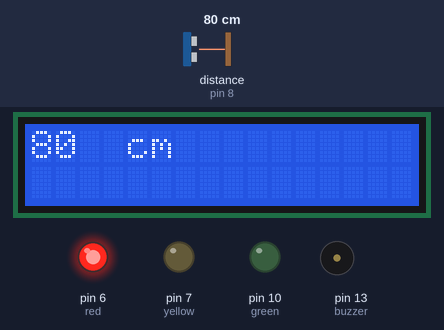
The sketch below on a simulated Arduino Uno, built with avr-gcc and run on an emulated ATmega328P. Parts: 16×2 character LCD, output pins drawn as LEDs (lit = HIGH), buzzer (waves = sounding). Wiring (inferred from the names in the program): ultrasonic range finder: trigger pin 9; echo pin 8. The test bench sets the inputs (shaded band); at power-on: distance to the obstacle (sensor on pin 8) 80 cm. The echo pulse lasts 58.3 µs per cm; pins used as bus, display or sensor lines are not drawn; what the sketch prints to the serial monitor is not drawn.

Above: at 0.6 s.
1.3 s: distance to the obstacle (sensor on pin 8) set to 94 cm
At 2.34 s:
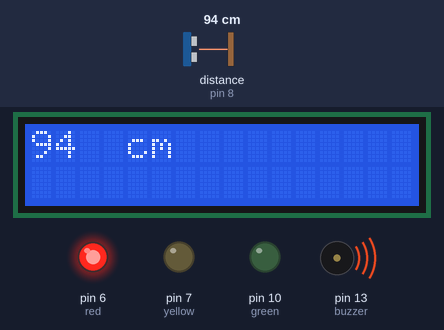
7.3 s: distance to the obstacle (sensor on pin 8) set to 103 cm
At 9.9 s:
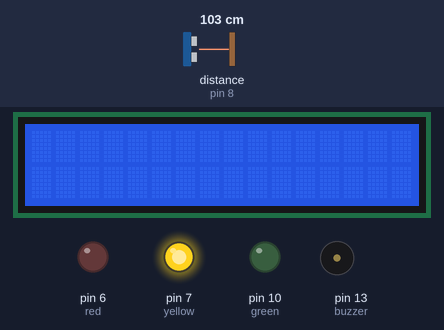
11.6 s: distance to the obstacle (sensor on pin 8) set to 227 cm
At 12.42 s:
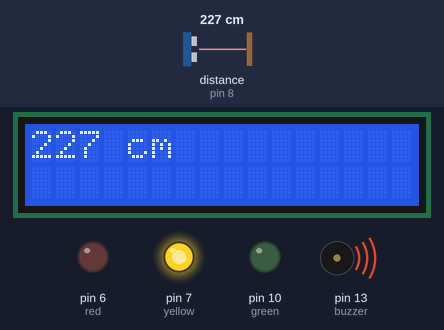
14.3 s: distance to the obstacle (sensor on pin 8) set to 232 cm
At 17.0 s:
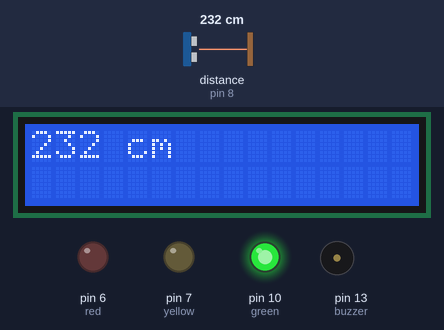
Timing chart, 0 to 18.5 s (numbered marks = the images above; inputs shaded):
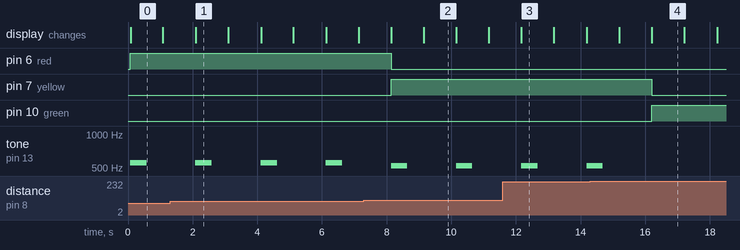

Measured:
- the behaviour switches between 99 and 100 cm on distance to the obstacle (sensor on pin 8) (found by bisection; images 1 and 2)
- the behaviour switches between 229 and 230 cm on distance to the obstacle (sensor on pin 8) (found by bisection; images 3 and 4)
- after the input at 1.3 s, the display: changes after 0.80 s (image 1)
- after the input at 7.3 s, pin 6 (red): HIGH → LOW after 0.85 s; pin 7 (yellow): LOW → HIGH after 0.85 s; the display: first changes after 0.85 s (image 2 shows a later state)
- after the input at 11.6 s, the display: changes after 0.57 s (image 3)
- after the input at 14.3 s, pin 7 (yellow): HIGH → LOW after 1.9 s; pin 10 (green): LOW → HIGH after 1.9 s; tone on pin 13 (buzzer): goes on until 14.7 s, then stays silent; the display: first differs from a run without the input after 1.9 s (image 4)
- by itself, tone on pin 13 (buzzer): alternates 555 Hz for 0.51 s and silent for 1.5 s

The sketch:

parkingSensor.ino
```cpp
// include the library code:
#include <LiquidCrystal.h>

// initialize the library with the numbers of the interface pins
LiquidCrystal lcd(12, 11, 5, 4, 3, 2);
int red = 6;
int yellow = 7;
int green = 10;
int buzzer = 13;
int triggerpin = 9;
int echopin = 8;
int duration, cm;

void setup()
{
  // set up the LCD's number of columns and rows:
  lcd.begin(16, 2);
  pinMode(red, OUTPUT);
  pinMode(yellow, OUTPUT);
  pinMode(green, OUTPUT);
  pinMode(buzzer, OUTPUT);
  Serial.begin(9600);
}

void loop()
{
  pinMode(triggerpin, OUTPUT);

  digitalWrite(triggerpin, LOW);
  delayMicroseconds(2);

  digitalWrite(triggerpin, HIGH);
  delayMicroseconds(10);

  digitalWrite(triggerpin, LOW);
  pinMode(echopin, INPUT);

  duration = pulseIn(echopin, HIGH);
  cm = (duration / 29) / 2;

  Serial.print(cm);
  Serial.println("cm");

  if (cm >= 230 and cm <= 330)
  {
    digitalWrite(green, HIGH);
    digitalWrite(yellow, LOW);
    digitalWrite(red, LOW);
    lcd.print(cm);
    lcd.setCursor(4, 0);
    lcd.print("cm");
    delay(1000);
    lcd.clear();
  }
  if (cm >= 100 and cm <= 229)
  {
    digitalWrite(yellow, HIGH);
    digitalWrite(red, LOW);
    digitalWrite(green, LOW);
    tone(13, 523, 500);
    lcd.print(cm);
    lcd.setCursor(4, 0);
    lcd.print("cm");
    delay(1000);
    lcd.clear();
  }
  if (cm >= 5.5 and cm <= 99)
  {
    digitalWrite(red, HIGH);
    digitalWrite(green, LOW);
    digitalWrite(yellow, LOW);
    tone(13, 555, 510);
    delay(10);
    lcd.print(cm);
    lcd.setCursor(4, 0);
    lcd.print("cm");
    delay(1000);
    lcd.clear();
  }

  delay(1000);
}
```
